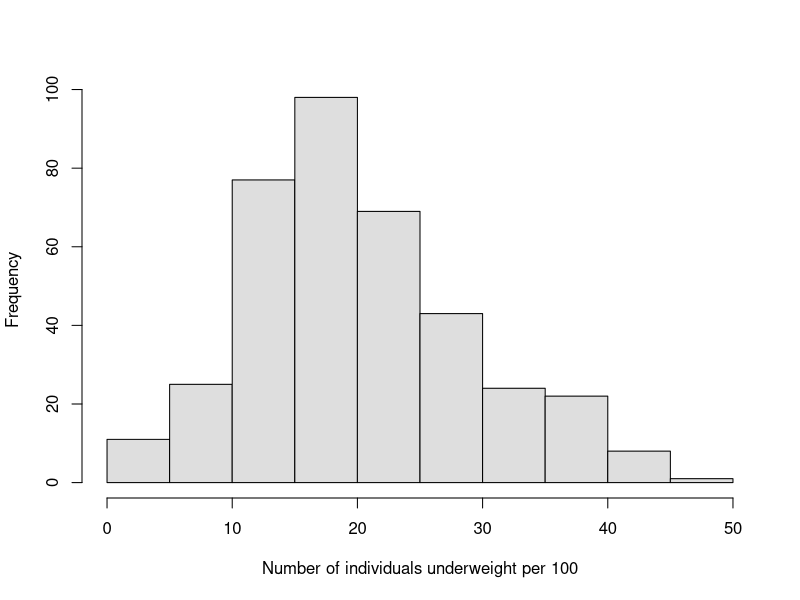
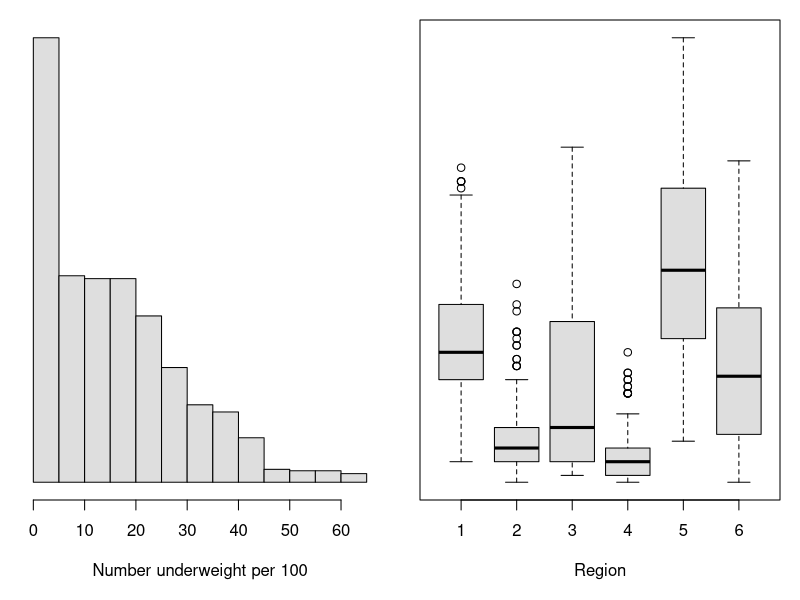
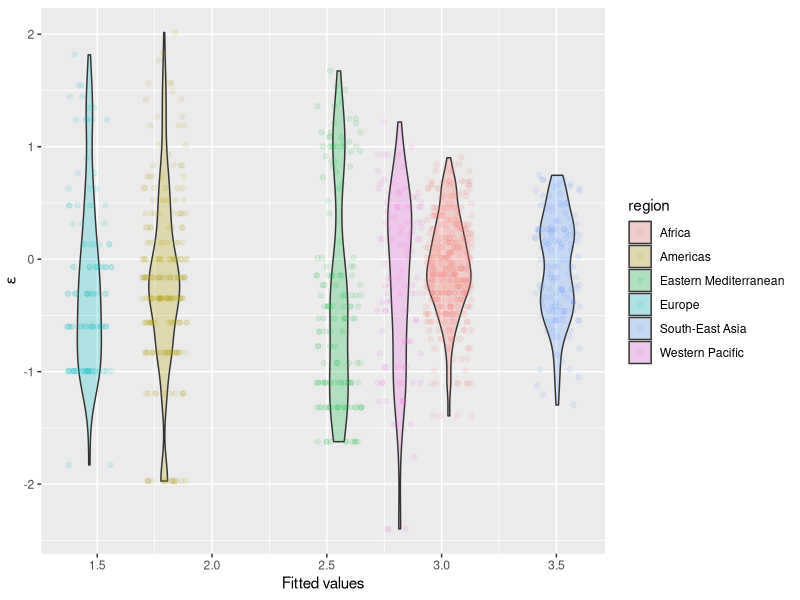
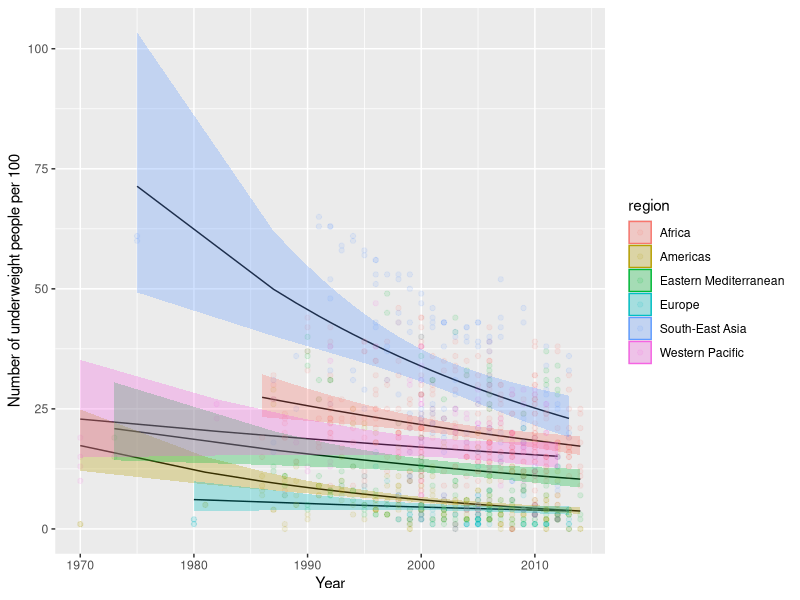

The R script that drew these images, in order:
## ---- chunk 1

## ---- chunk 2
library(tidyverse) # For everything we love
library(MASS) # For negative.binomial family
library(car) # For Anova()
## ---- chunk 3
# Read in the data
uw <- read.csv("data/weights.csv")

# Look at the data
head(uw)
## ---- chunk 4
# Now we need to make the counts into an integer because these are
# counts and counts are
uw$number <- as.integer(uw$number)
## ---- chunk 5
# Make a new dataframe that contains only those records for which
# the region is `Africa`
africa <-
  uw %>%
  filter(region == "Africa")
## ---- chunk 6
hist(africa$number,
  col = "gray87",
  main = "",
  xlab = "Number of individuals underweight per 100"
)
## ---- chunk 7
# Fit the model, being sure to specify
# the appropriate error distribution and
# link function.
model <- glm(number ~ year + sex,
  data = africa,
  family = "negative.binomial"(theta = 1)
)
## ---- chunk 8
# Print the summary of the model
summary(model)
## ---- chunk 9
# Predict mean values of female
female <- 36.269089 - 0.016632 * mean(africa$year)
female

# Now, we need to use the inverse of the link function to get our prediction.
# Since the link function was 'log', we use:
exp(female)
## ---- chunk 10
# Look at the first 10 rows of data
head(uw, 10)

# Let's find out how many unique regions we have in the data set
unique(uw$region)
## ---- chunk 11
# Make a histogram
par(mfrow = c(1, 2), mar = c(5, 1, 1, 1))
hist(uw$number,
  yaxt = "n", ylab = "", col = "gray87", main = "",
  xlab = "Number underweight per 100"
)

# Make a boxplot
boxplot(number ~ region,
  data = uw, xaxt = "n", xlab = "Region", yaxt = "n",
  col = "gray87"
)
axis(1, labels = NULL)

# Resetting your mfrow parameter at the end of the code
par(mfrow = c(1, 1))
## ---- chunk 12
nb.mod <- glm(
  formula = number ~ region,
  data = uw,
  family = "negative.binomial"(theta = 1)
)
## ---- chunk 13
ggplot(nb.mod, aes(x = .fitted, y = .resid, fill = region)) +
  geom_violin(alpha = 0.25) +
  geom_jitter(aes(color = region), width = .1, alpha = 0.1) +
  xlab("Fitted values") +
  ylab(expression(paste(epsilon)))
## ---- chunk 14
# Example:
Anova(nb.mod, Type = "III")
## ---- chunk 15
# Get the summary of the model coefficients
res <- summary(nb.mod)$coefficients
res

# Now, make the predictions
preds <- c()
for (i in 1:nrow(res)) {
  if (i == 1) {
    preds[i] <- exp(res[1, 1])
  } else {
    preds[i] <- exp(res[1, 1] + res[i, 1])
  }
}

# Give the vector names to facilitate comparison
names(preds) <- row.names(res)
names(preds) <- gsub(names(preds), pattern = "region", replacement = "")
names(preds)[1] <- "Africa"

# Print the results
preds
## ---- chunk 16
# Fit the models
nb.add <- glm.nb(formula = number ~ region + year, data = uw)
nb.int <- glm.nb(formula = number ~ region * year, data = uw)

# Look at the results
AIC(nb.add, nb.int)

# No evidence for a significant interaction at alpha of 0.05
library(car)
Anova(nb.int, Type = "III")
## ---- chunk 17

pd <- data.frame(unique(data.frame(uw$region, uw$year)))
names(pd) <- c("region", "year")

prep <- data.frame(
  predict(nb.int, pd, type = "link", se.fit = TRUE)
)
prep$lwr <- prep$fit + prep$se.fit * qnorm(0.025)
prep$upr <- prep$fit + prep$se.fit * qnorm(0.975)

pred <- apply(prep, 2, exp)

preds <- data.frame(pd, pred)

ggplot(preds, aes(x = year, y = fit, fill = region)) +
  geom_line() +
  geom_point(aes(x = year, y = number, color = region), data = uw, alpha = 0.1) +
  geom_ribbon(aes(ymin = lwr, ymax = upr, color = NULL), alpha = .3) +
  xlab("Year") +
  ylab("Number of underweight people per 100")
